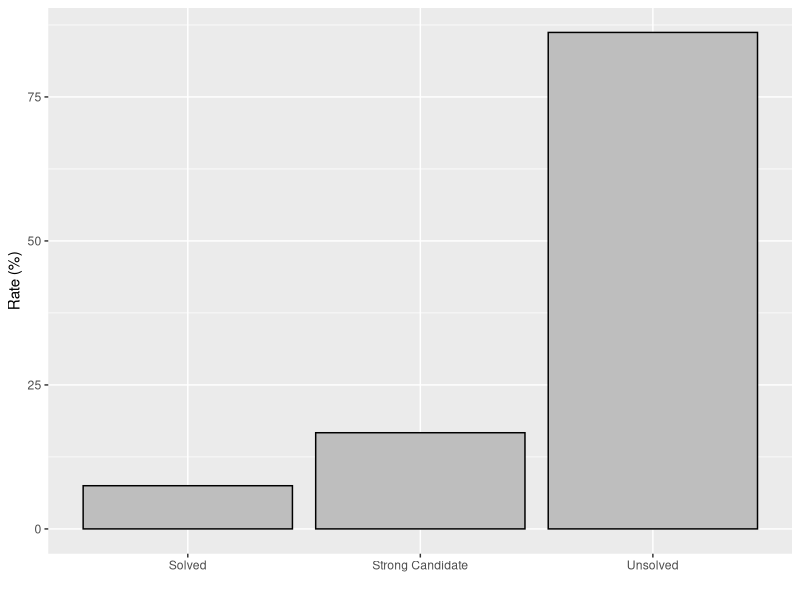
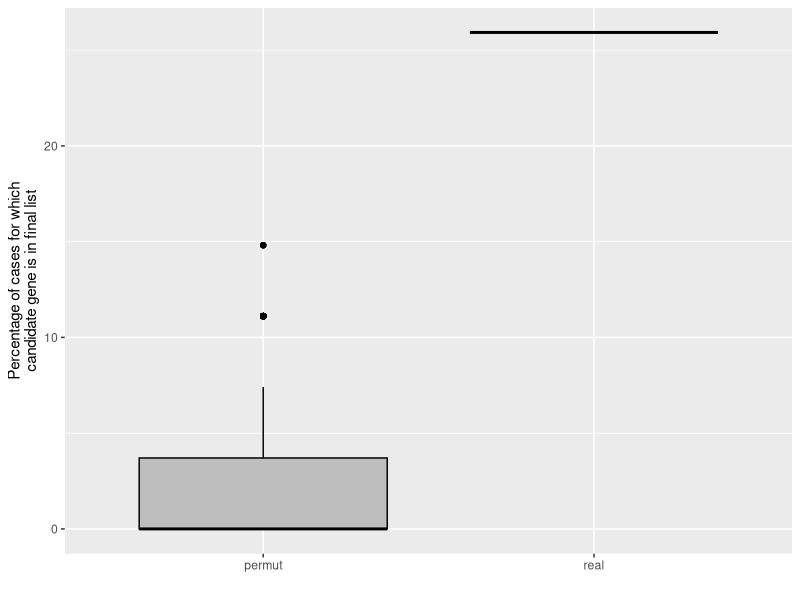

Here is the R script that generated these plots, in order:
# =======================================================================================================
# This is a script for generating EDF8: Diagnostic rate after analysis of 80 distinct cases.
#
# Note that the final figure was generated by using inkscape by combining figures from this script for visualization purposes
#
# =======================================================================================================



#!/bin/R


#--- Libraries

library(cowplot)
library(ggplot2)
library(RColorBrewer)


#  Read in input data
edf8a=read.table("EDF8a_data.txt", sep="\t", header=T)
edf8b=read.table("EDF8b_data.txt", sep="\t", header=T)


# Panel A
edf8a_plot=ggplot(edf8a, aes(x=variable, y=value))+geom_bar(stat="identity", fill="grey", color="black")+
	labs(x="", y="Rate (%)") + scale_x_discrete(labels=c("solved" = "Solved", "strong_candidate" = "Strong Candidate", "unsolved" = "Unsolved"))


# Panel B
edf8b_plot=ggplot(edf8b, aes(x=variable, y=value))+ geom_boxplot(fill="grey", color="black") +
	labs(x="",y="Percentage of cases for which\ncandidate gene is in final list")+
	scale_x_discrete(labels=c("shuffle_candidate" = "Shuffling Candidate", "shuffle_gene" = "Shuffling genes", "real_data" = "Real data"))

